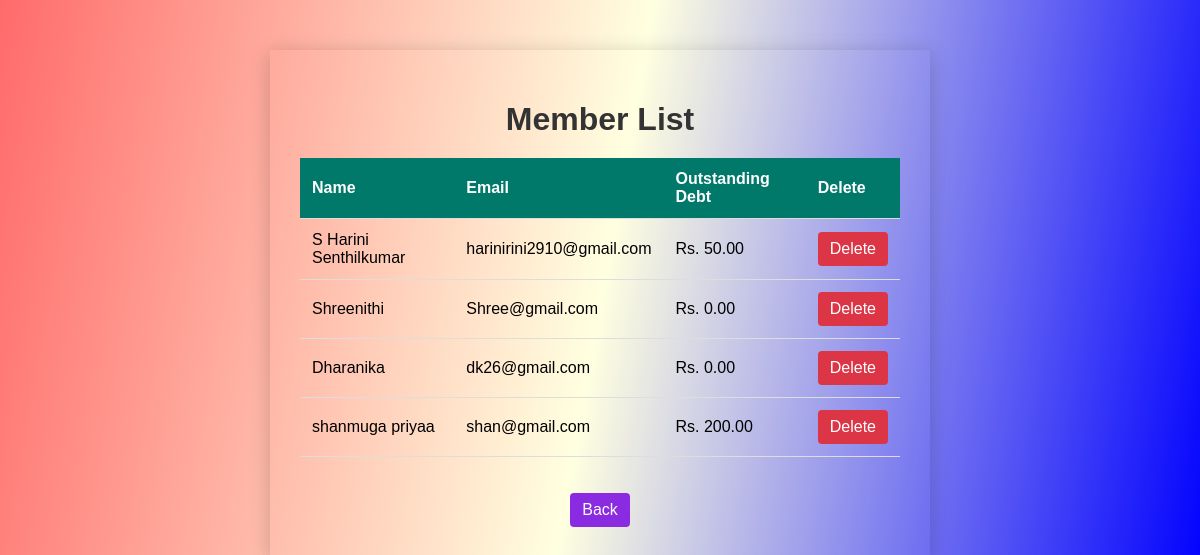
The page /library_app/members/ on the database its author committed.
### library_app/models.py (models this page shows, shortened)
class Member(models.Model):
    name = models.CharField(max_length=100)
    email = models.EmailField(unique=True)
    outstanding_debt = models.DecimalField(max_digits=5, decimal_places=2, default=0)

### library_app/views.py (the view)
# urls.py: path('members/', member_list.as_view(), name='member_list'),
class member_list(View):
    def get(self,request):
        members = Member.objects.all()
        return render(request, 'member_list.html', {'members': members})

### library_app/templates/member_list.html (shortened to what this page needs)
<!DOCTYPE html>
<html lang="en">
<head>
</head>
<body>
    <div class="container">
        <h1>Member List</h1>
        {% if members %}
            <table>
                <thead>
                    <tr>
                        <th>Name</th>
                        <th>Email</th>
                        <th>Outstanding Debt</th>
                        <th>Delete</th>
                    </tr>
                </thead>
                <tbody>
                    {% for member in members %}
                        <tr>
                            <td>{{ member.name }}</td>
                            <td>{{ member.email }}</td>
                            <td>Rs. {{ member.outstanding_debt }}</td>
                            <td>
                                <a href="{% url 'delete_member' member.id %}" class="btn btn-delete">Delete</a>
                            </td>
                        </tr>
                    {% endfor %}
                </tbody>
            </table>
            <br><br>
            <div class="button-container">
                <center>
                    <a href="{% url 'book_list' %}" class="btn">Back</a>
                </center>
            </div>
        {% else %}
            <p>No members found.</p>
        {% endif %}
    </div>
</body>
</html>

### library_app/templates/member_list.html (style rules this page uses)
body { font-family: Arial, sans-serif; background: linear-gradient(100deg, #FF6B6B, lightyellow, blue); margin: 0; padding: 0; }
.container { max-width: 600px; margin: 50px auto; padding: 30px; background:linear-gradient(100deg, #FF6B6B, lightyellow, blue) border-radius: 12px; box-shadow: 0 4px 20px rgba(0, 0, 0, 0.2); }
h1 { text-align: center; color: #333; margin-bottom: 20px; }
table { width: 100%; border-collapse: collapse; margin-top: 20px; }
thead { background-color: #00796b; color: white; }
th, td { padding: 12px; text-align: left; border-bottom: 1px solid #ddd; }
.btn { text-decoration: none; padding: 8px 12px; background-color: #8A2BE2; color: white; border-radius: 4px; display: inline-block; transition: background-color 0.3s, transform 0.3s; }
.btn-delete { background-color: #dc3545; }

### rows shown on the page
Member: name "S Harini Senthilkumar", email "harinirini2910@gmail.com", outstanding_debt "50.00"
Member: name "Shreenithi", email "Shree@gmail.com", outstanding_debt "0.00"
Member: name "Dharanika", email "dk26@gmail.com", outstanding_debt "0.00"
Member: name "shanmuga priyaa", email "shan@gmail.com", outstanding_debt "200.00"
